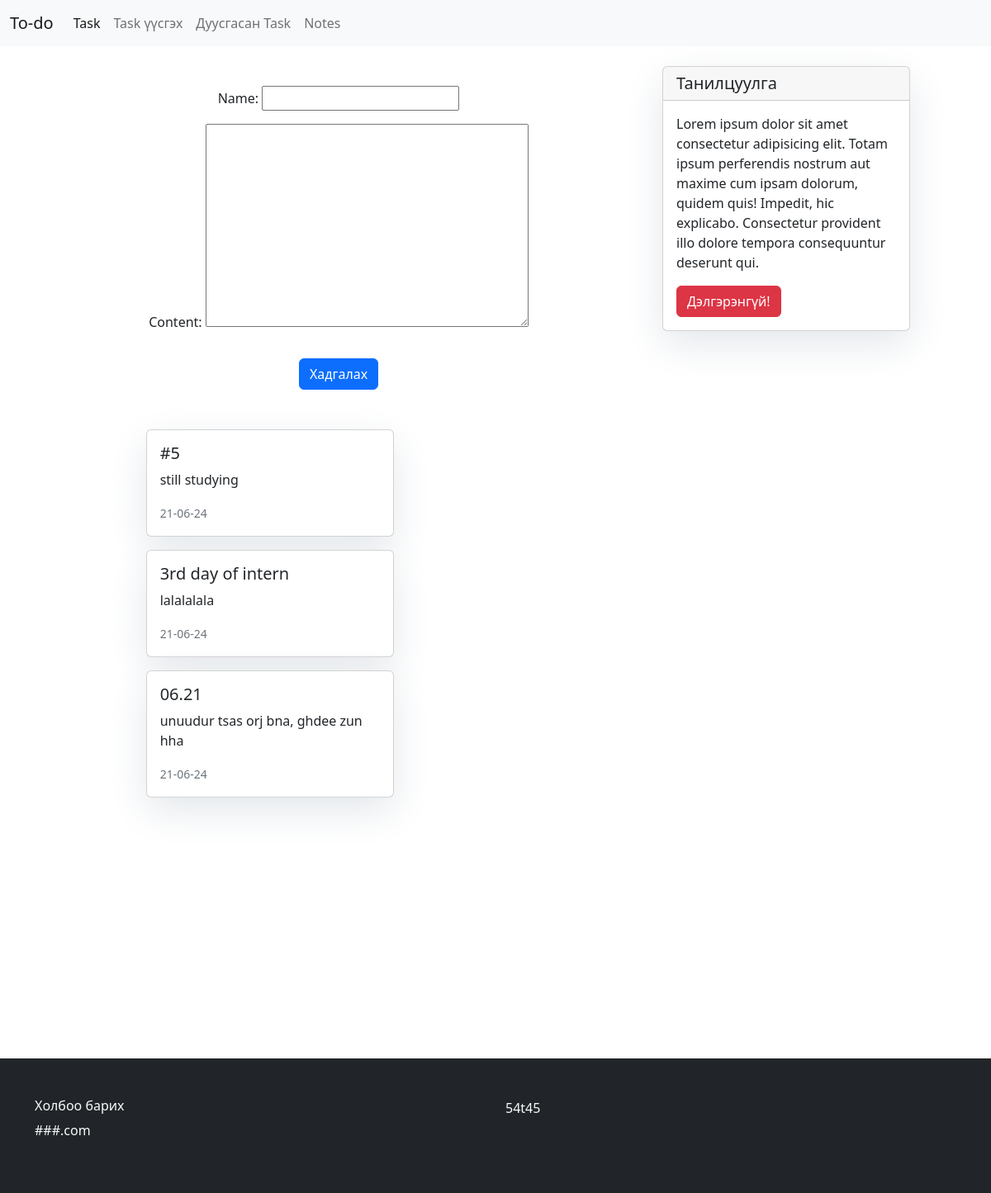
The app's page /notes/ with its own data.
### members/models.py (models this page shows, shortened)
class Note(models.Model):
    name = models.CharField(max_length=100)
    content = models.TextField()
    created_date = models.DateTimeField(default=timezone.now)

### members/views.py (the view)
# urls.py: path("notes/", views.note, name="notes"),
def note(request):
    if request.method == "POST":
        forms = NoteForm(request.POST)
        if forms.is_valid():
            forms.save()
            messages.success(request, "Амжилттай үүсгэлээ!")
            return redirect("notes")
    else:
        forms = NoteForm()
    context = {"notes": Note.objects.all().order_by("-created_date"), "form": forms}
    return render(request, "note.html", context)

### members/forms.py
class NoteForm(forms.ModelForm):
    class Meta:
        model = Note
        fields = ["name", "content"]

### members/templates/note.html (shortened to what this page needs)
{% extends 'base.html' %}
{% block content %}
<div class="container">
    <div class="my-5">
        <div class="text-center">
            <form action="" method="post">
                {{ form.as_p }}
                <button type="submit" class="btn btn-primary mt-3">Хадгалах</button>
            </form>
        </div>
    </div>
    <div class="row justify-content-center">
        <div class="col-md-8">
            {% for note in notes %}
            <div class="card mb-3">
                <div class="card-body">
                    <h5 class="card-title">{{ note.name }}</h5>
                    <p class="card-text">{{ note.content }}</p>
                    <p class="card-text"><small class="text-muted">{{ note.created_date|date:"d-m-y" }}</small></p>
                </div>
            </div>
            {% endfor %}
        </div>
    </div>
</div>
{% endblock %}

### members/templates/base.html (style rules this page uses)
.card { box-shadow: 0 16px 48px #E3E7EB; width: 300px; }

### records on screen
Note: name "#5", content "still studying", created_date "21-06-24"
Note: name "3rd day of intern", content "lalalalala", created_date "21-06-24"
Note: name "06.21", content "unuudur tsas orj bna, ghdee zun hha", created_date "21-06-24"
